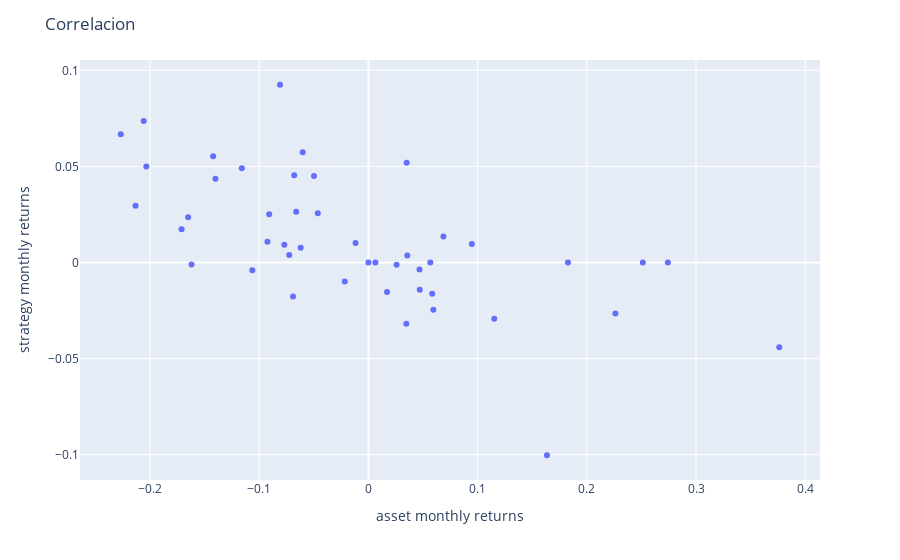

The notebook cell this image was saved under:
### Code cell
import plotly.express as px
fig = px.scatter(x=prices['perc_diff'], y=equity['perc_diff'])
fig.update_layout(
    title="Correlacion", 
    xaxis_title='asset monthly returns',
    yaxis_title='strategy monthly returns'
)

fig.show()

### Figure 1 — Plotly figure (JSON) as saved in the notebook; plotly's stock layout.template omitted (floating-point values rounded to 4 significant figures)
{"data": [{"hovertemplate": "x=%{x}<br>y=%{y}<extra></extra>", "legendgroup": "", "marker": {"color": "#636efa", "symbol": "circle"}, "mode": "markers", "name": "", "orientation": "v", "showlegend": false, "type": "scatter", "x": [0, -0.062, -0.0463, 0.01706, -0.07248, 0.0595, -0.1401, -0.1422, -0.1159, 0.1153, -0.2268, -0.06793, 0.0584, -0.1651, 0.03562, -0.1063, -0.01173, 0.1827, -0.2132, 0.0687, -0.162, -0.2057, 0.3762, 0.0064, 0.2513, -0.2034, 0.1635, -0.1711, -0.06012, 0.047, 0.2261, -0.09085, -0.06611, -0.04981, -0.09246, 0.03503, -0.06898, 0.02581, -0.02164, 0.0347, 0.04677, -0.08093, 0.09472, 0.05671, 0.2742, -0.07698], "xaxis": "x", "y": [0, 0.007688, 0.02562, -0.01541, 0.003899, -0.02456, 0.04358, 0.0553, 0.04909, -0.02927, 0.06679, 0.04538, -0.01626, 0.02348, 0.003669, -0.004101, 0.01009, 0, 0.02953, 0.01357, -0.001106, 0.07357, -0.04415, 0, 0, 0.04998, -0.1003, 0.01732, 0.05733, -0.01413, -0.02654, 0.02506, 0.02644, 0.04505, 0.0108, 0.05191, -0.01773, -0.001224, -0.009848, -0.03192, -0.003598, 0.09249, 0.009636, 0, 0, 0.009263], "yaxis": "y"}], "layout": {"legend": {"tracegroupgap": 0}, "margin": {"t": 60}, "title": {"text": "Correlacion"}, "xaxis": {"anchor": "y", "domain": [0, 1], "title": {"text": "asset monthly returns"}}, "yaxis": {"anchor": "x", "domain": [0, 1], "title": {"text": "strategy monthly returns"}}}}
